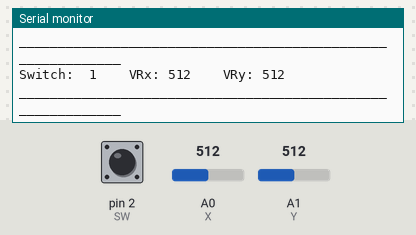
Bench run of a sketch on a simulated Arduino Uno, built with avr-gcc and run on an emulated ATmega328P. Shown: the last lines printed to the serial monitor. The inputs (shaded band) are chosen by the test bench; at power-on: A1 (Y) = 512, pin 2 (SW) HIGH, A0 (X) = 512.

Above: at 7.9 s.
8.0 s: A1 (Y) set to 981
At 8.82 s:
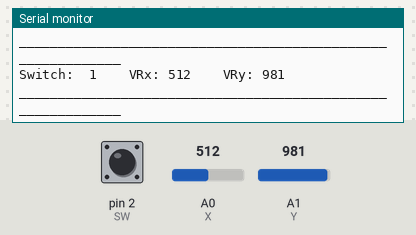
11.1 s: A1 (Y) set to 1009
At 11.47 s:
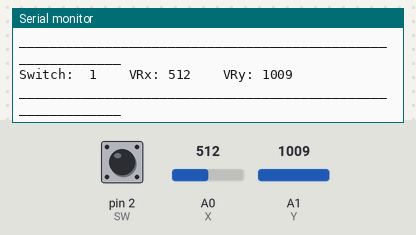
Timing chart, 0 to 13.6 s (numbered marks = the images above; inputs shaded):
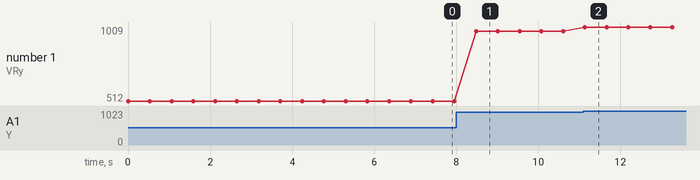

The sketch:

joy1.ino
```cpp
const int SW = 2; // SW
const int X = 0; // VRx
const int Y = 1; // VRy
void setup() {
  pinMode(SW, INPUT_PULLUP);
  Serial.begin(9600);
}
void loop() {
  Serial.print("Switch:  ");
  Serial.print(digitalRead(SW));
  Serial.print("\t\t");
  Serial.print("VRx: ");
  Serial.print(analogRead(X));
  Serial.print("\t\t");
  Serial.print("VRy: ");
  Serial.println(analogRead(Y));
  Serial.println("____________________________________________________________");
  delay(500);
}
```

Measured:
- after the input at 8.0 s, the serial monitor: prints a new line after 0.48 s (image 1)
- after the input at 11.1 s, the serial monitor: prints a new line at once (image 2)
- plotted number 1: 512 → 981 after the input at 8.0 s, 981 → 1009 after the input at 11.1 s
